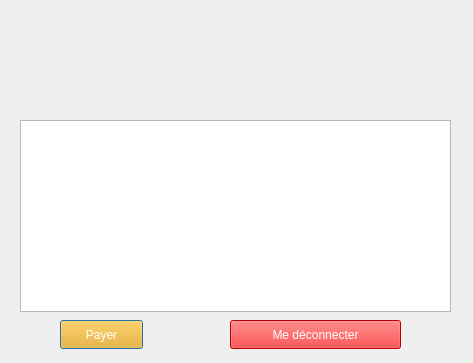
<?xml version="1.0" encoding="UTF-8"?>
<ui version="4.0">
 <class>geranthub</class>
 <widget class="QDialog" name="geranthub">
  <property name="geometry">
   <rect>
    <x>0</x>
    <y>0</y>
    <width>473</width>
    <height>363</height>
   </rect>
  </property>
  <property name="windowTitle">
   <string>Dialog</string>
  </property>
  <widget class="QLabel" name="label">
   <property name="geometry">
    <rect>
     <x>90</x>
     <y>20</y>
     <width>281</width>
     <height>71</height>
    </rect>
   </property>
   <property name="text">
    <string/>
   </property>
  </widget>
  <widget class="QTableView" name="tableView">
   <property name="geometry">
    <rect>
     <x>20</x>
     <y>120</y>
     <width>431</width>
     <height>192</height>
    </rect>
   </property>
  </widget>
  <widget class="QPushButton" name="pushButton">
   <property name="geometry">
    <rect>
     <x>60</x>
     <y>320</y>
     <width>83</width>
     <height>29</height>
    </rect>
   </property>
   <property name="styleSheet">
    <string notr="true">color: rgb(255, 255, 255);
background-color: rgb(255, 170, 0);</string>
   </property>
   <property name="text">
    <string>Payer</string>
   </property>
  </widget>
  <widget class="QPushButton" name="pushButton_2">
   <property name="geometry">
    <rect>
     <x>230</x>
     <y>320</y>
     <width>171</width>
     <height>29</height>
    </rect>
   </property>
   <property name="styleSheet">
    <string notr="true">color: rgb(255, 255, 255);
background-color: rgb(255, 0, 0);</string>
   </property>
   <property name="text">
    <string>Me déconnecter</string>
   </property>
  </widget>
 </widget>
 <resources/>
 <connections/>
</ui>
